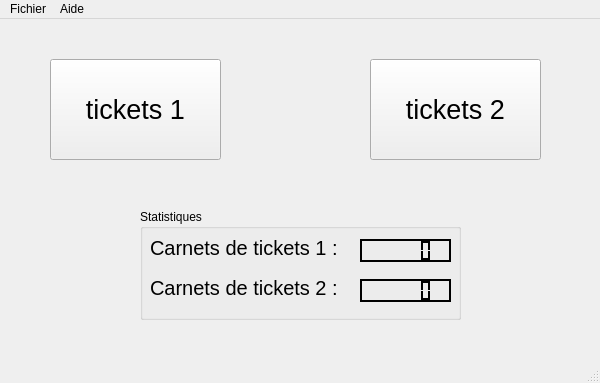
<ui version="4.0" >
 <author>Simon Lopez</author>
 <class>MainWindow</class>
 <widget class="QMainWindow" name="MainWindow" >
  <property name="geometry" >
   <rect>
    <x>0</x>
    <y>0</y>
    <width>600</width>
    <height>383</height>
   </rect>
  </property>
  <property name="minimumSize" >
   <size>
    <width>600</width>
    <height>383</height>
   </size>
  </property>
  <property name="maximumSize" >
   <size>
    <width>600</width>
    <height>383</height>
   </size>
  </property>
  <property name="windowTitle" >
   <string>Vente de tickets</string>
  </property>
  <widget class="QWidget" name="centralwidget" >
   <widget class="QWidget" native="1" name="widget" >
    <property name="geometry" >
     <rect>
      <x>0</x>
      <y>0</y>
      <width>591</width>
      <height>331</height>
     </rect>
    </property>
    <widget class="QPushButton" name="vente1" >
     <property name="geometry" >
      <rect>
       <x>50</x>
       <y>40</y>
       <width>171</width>
       <height>101</height>
      </rect>
     </property>
     <property name="font" >
      <font>
       <pointsize>20</pointsize>
      </font>
     </property>
     <property name="text" >
      <string>tickets 1</string>
     </property>
    </widget>
    <widget class="QPushButton" name="vente2" >
     <property name="geometry" >
      <rect>
       <x>370</x>
       <y>40</y>
       <width>171</width>
       <height>101</height>
      </rect>
     </property>
     <property name="font" >
      <font>
       <pointsize>20</pointsize>
      </font>
     </property>
     <property name="text" >
      <string>tickets 2</string>
     </property>
    </widget>
    <widget class="QGroupBox" name="Stats" >
     <property name="geometry" >
      <rect>
       <x>140</x>
       <y>190</y>
       <width>321</width>
       <height>111</height>
      </rect>
     </property>
     <property name="title" >
      <string>Statistiques</string>
     </property>
     <widget class="QLabel" name="tik1label" >
      <property name="geometry" >
       <rect>
        <x>10</x>
        <y>30</y>
        <width>211</width>
        <height>18</height>
       </rect>
      </property>
      <property name="font" >
       <font>
        <pointsize>15</pointsize>
       </font>
      </property>
      <property name="text" >
       <string>Carnets de tickets 1 :</string>
      </property>
     </widget>
     <widget class="QLCDNumber" name="lcd1tik" >
      <property name="geometry" >
       <rect>
        <x>220</x>
        <y>30</y>
        <width>91</width>
        <height>23</height>
       </rect>
      </property>
      <property name="palette" >
       <palette>
        <active>
         <colorrole role="WindowText" >
          <brush brushstyle="SolidPattern" >
           <color alpha="255" >
            <red>255</red>
            <green>255</green>
            <blue>255</blue>
           </color>
          </brush>
         </colorrole>
         <colorrole role="Button" >
          <brush brushstyle="SolidPattern" >
           <color alpha="255" >
            <red>0</red>
            <green>0</green>
            <blue>0</blue>
           </color>
          </brush>
         </colorrole>
         <colorrole role="Light" >
          <brush brushstyle="SolidPattern" >
           <color alpha="255" >
            <red>0</red>
            <green>0</green>
            <blue>0</blue>
           </color>
          </brush>
         </colorrole>
         <colorrole role="Midlight" >
          <brush brushstyle="SolidPattern" >
           <color alpha="255" >
            <red>0</red>
            <green>0</green>
            <blue>0</blue>
           </color>
          </brush>
         </colorrole>
         <colorrole role="Dark" >
          <brush brushstyle="SolidPattern" >
           <color alpha="255" >
            <red>0</red>
            <green>0</green>
            <blue>0</blue>
           </color>
          </brush>
         </colorrole>
         <colorrole role="Mid" >
          <brush brushstyle="SolidPattern" >
           <color alpha="255" >
            <red>0</red>
            <green>0</green>
            <blue>0</blue>
           </color>
          </brush>
         </colorrole>
         <colorrole role="Text" >
          <brush brushstyle="SolidPattern" >
           <color alpha="255" >
            <red>255</red>
            <green>255</green>
            <blue>255</blue>
           </color>
          </brush>
         </colorrole>
         <colorrole role="BrightText" >
          <brush brushstyle="SolidPattern" >
           <color alpha="255" >
            <red>255</red>
            <green>255</green>
            <blue>255</blue>
           </color>
          </brush>
         </colorrole>
         <colorrole role="ButtonText" >
          <brush brushstyle="SolidPattern" >
           <color alpha="255" >
            <red>255</red>
            <green>255</green>
            <blue>255</blue>
           </color>
          </brush>
         </colorrole>
         <colorrole role="Base" >
          <brush brushstyle="SolidPattern" >
           <color alpha="255" >
            <red>0</red>
            <green>0</green>
            <blue>0</blue>
           </color>
          </brush>
         </colorrole>
         <colorrole role="Window" >
          <brush brushstyle="SolidPattern" >
           <color alpha="255" >
            <red>0</red>
            <green>0</green>
            <blue>0</blue>
           </color>
          </brush>
         </colorrole>
         <colorrole role="Shadow" >
          <brush brushstyle="SolidPattern" >
           <color alpha="255" >
            <red>0</red>
            <green>0</green>
            <blue>0</blue>
           </color>
          </brush>
         </colorrole>
         <colorrole role="AlternateBase" >
          <brush brushstyle="SolidPattern" >
           <color alpha="255" >
            <red>0</red>
            <green>0</green>
            <blue>0</blue>
           </color>
          </brush>
         </colorrole>
         <colorrole role="ToolTipBase" >
          <brush brushstyle="SolidPattern" >
           <color alpha="255" >
            <red>255</red>
            <green>255</green>
            <blue>220</blue>
           </color>
          </brush>
         </colorrole>
         <colorrole role="ToolTipText" >
          <brush brushstyle="SolidPattern" >
           <color alpha="255" >
            <red>0</red>
            <green>0</green>
            <blue>0</blue>
           </color>
          </brush>
         </colorrole>
        </active>
        <inactive>
         <colorrole role="WindowText" >
          <brush brushstyle="SolidPattern" >
           <color alpha="255" >
            <red>255</red>
            <green>255</green>
            <blue>255</blue>
           </color>
          </brush>
         </colorrole>
         <colorrole role="Button" >
          <brush brushstyle="SolidPattern" >
           <color alpha="255" >
            <red>0</red>
            <green>0</green>
            <blue>0</blue>
           </color>
          </brush>
         </colorrole>
         <colorrole role="Light" >
          <brush brushstyle="SolidPattern" >
           <color alpha="255" >
            <red>0</red>
            <green>0</green>
            <blue>0</blue>
           </color>
          </brush>
         </colorrole>
         <colorrole role="Midlight" >
          <brush brushstyle="SolidPattern" >
           <color alpha="255" >
            <red>0</red>
            <green>0</green>
            <blue>0</blue>
           </color>
          </brush>
         </colorrole>
         <colorrole role="Dark" >
          <brush brushstyle="SolidPattern" >
           <color alpha="255" >
            <red>0</red>
            <green>0</green>
            <blue>0</blue>
           </color>
          </brush>
         </colorrole>
         <colorrole role="Mid" >
          <brush brushstyle="SolidPattern" >
           <color alpha="255" >
            <red>0</red>
            <green>0</green>
            <blue>0</blue>
           </color>
          </brush>
         </colorrole>
         <colorrole role="Text" >
          <brush brushstyle="SolidPattern" >
           <color alpha="255" >
            <red>255</red>
            <green>255</green>
            <blue>255</blue>
           </color>
          </brush>
         </colorrole>
         <colorrole role="BrightText" >
          <brush brushstyle="SolidPattern" >
           <color alpha="255" >
            <red>255</red>
            <green>255</green>
            <blue>255</blue>
           </color>
          </brush>
         </colorrole>
         <colorrole role="ButtonText" >
          <brush brushstyle="SolidPattern" >
           <color alpha="255" >
            <red>255</red>
            <green>255</green>
            <blue>255</blue>
           </color>
          </brush>
         </colorrole>
         <colorrole role="Base" >
          <brush brushstyle="SolidPattern" >
           <color alpha="255" >
            <red>0</red>
            <green>0</green>
            <blue>0</blue>
           </color>
          </brush>
         </colorrole>
         <colorrole role="Window" >
          <brush brushstyle="SolidPattern" >
           <color alpha="255" >
            <red>0</red>
            <green>0</green>
            <blue>0</blue>
           </color>
          </brush>
         </colorrole>
         <colorrole role="Shadow" >
          <brush brushstyle="SolidPattern" >
           <color alpha="255" >
            <red>0</red>
            <green>0</green>
            <blue>0</blue>
           </color>
          </brush>
         </colorrole>
         <colorrole role="AlternateBase" >
          <brush brushstyle="SolidPattern" >
           <color alpha="255" >
            <red>0</red>
            <green>0</green>
            <blue>0</blue>
           </color>
          </brush>
         </colorrole>
         <colorrole role="ToolTipBase" >
          <brush brushstyle="SolidPattern" >
           <color alpha="255" >
            <red>255</red>
            <green>255</green>
            <blue>220</blue>
           </color>
          </brush>
         </colorrole>
         <colorrole role="ToolTipText" >
          <brush brushstyle="SolidPattern" >
           <color alpha="255" >
            <red>0</red>
            <green>0</green>
            <blue>0</blue>
           </color>
          </brush>
         </colorrole>
        </inactive>
        <disabled>
         <colorrole role="WindowText" >
          <brush brushstyle="SolidPattern" >
           <color alpha="255" >
            <red>0</red>
            <green>0</green>
            <blue>0</blue>
           </color>
          </brush>
         </colorrole>
         <colorrole role="Button" >
          <brush brushstyle="SolidPattern" >
           <color alpha="255" >
            <red>0</red>
            <green>0</green>
            <blue>0</blue>
           </color>
          </brush>
         </colorrole>
         <colorrole role="Light" >
          <brush brushstyle="SolidPattern" >
           <color alpha="255" >
            <red>0</red>
            <green>0</green>
            <blue>0</blue>
           </color>
          </brush>
         </colorrole>
         <colorrole role="Midlight" >
          <brush brushstyle="SolidPattern" >
           <color alpha="255" >
            <red>0</red>
            <green>0</green>
            <blue>0</blue>
           </color>
          </brush>
         </colorrole>
         <colorrole role="Dark" >
          <brush brushstyle="SolidPattern" >
           <color alpha="255" >
            <red>0</red>
            <green>0</green>
            <blue>0</blue>
           </color>
          </brush>
         </colorrole>
         <colorrole role="Mid" >
          <brush brushstyle="SolidPattern" >
           <color alpha="255" >
            <red>0</red>
            <green>0</green>
            <blue>0</blue>
           </color>
          </brush>
         </colorrole>
         <colorrole role="Text" >
          <brush brushstyle="SolidPattern" >
           <color alpha="255" >
            <red>0</red>
            <green>0</green>
            <blue>0</blue>
           </color>
          </brush>
         </colorrole>
         <colorrole role="BrightText" >
          <brush brushstyle="SolidPattern" >
           <color alpha="255" >
            <red>255</red>
            <green>255</green>
            <blue>255</blue>
           </color>
          </brush>
         </colorrole>
         <colorrole role="ButtonText" >
          <brush brushstyle="SolidPattern" >
           <color alpha="255" >
            <red>0</red>
            <green>0</green>
            <blue>0</blue>
           </color>
          </brush>
         </colorrole>
         <colorrole role="Base" >
          <brush brushstyle="SolidPattern" >
           <color alpha="255" >
            <red>0</red>
            <green>0</green>
            <blue>0</blue>
           </color>
          </brush>
         </colorrole>
         <colorrole role="Window" >
          <brush brushstyle="SolidPattern" >
           <color alpha="255" >
            <red>0</red>
            <green>0</green>
            <blue>0</blue>
           </color>
          </brush>
         </colorrole>
         <colorrole role="Shadow" >
          <brush brushstyle="SolidPattern" >
           <color alpha="255" >
            <red>0</red>
            <green>0</green>
            <blue>0</blue>
           </color>
          </brush>
         </colorrole>
         <colorrole role="AlternateBase" >
          <brush brushstyle="SolidPattern" >
           <color alpha="255" >
            <red>0</red>
            <green>0</green>
            <blue>0</blue>
           </color>
          </brush>
         </colorrole>
         <colorrole role="ToolTipBase" >
          <brush brushstyle="SolidPattern" >
           <color alpha="255" >
            <red>255</red>
            <green>255</green>
            <blue>220</blue>
           </color>
          </brush>
         </colorrole>
         <colorrole role="ToolTipText" >
          <brush brushstyle="SolidPattern" >
           <color alpha="255" >
            <red>0</red>
            <green>0</green>
            <blue>0</blue>
           </color>
          </brush>
         </colorrole>
        </disabled>
       </palette>
      </property>
      <property name="font" >
       <font>
        <family>Monospace</family>
        <pointsize>9</pointsize>
        <weight>75</weight>
        <bold>true</bold>
       </font>
      </property>
      <property name="smallDecimalPoint" >
       <bool>false</bool>
      </property>
     </widget>
     <widget class="QLCDNumber" name="lcd2tik" >
      <property name="geometry" >
       <rect>
        <x>220</x>
        <y>70</y>
        <width>91</width>
        <height>23</height>
       </rect>
      </property>
      <property name="palette" >
       <palette>
        <active>
         <colorrole role="WindowText" >
          <brush brushstyle="SolidPattern" >
           <color alpha="255" >
            <red>255</red>
            <green>255</green>
            <blue>255</blue>
           </color>
          </brush>
         </colorrole>
         <colorrole role="Button" >
          <brush brushstyle="SolidPattern" >
           <color alpha="255" >
            <red>0</red>
            <green>0</green>
            <blue>0</blue>
           </color>
          </brush>
         </colorrole>
         <colorrole role="Light" >
          <brush brushstyle="SolidPattern" >
           <color alpha="255" >
            <red>0</red>
            <green>0</green>
            <blue>0</blue>
           </color>
          </brush>
         </colorrole>
         <colorrole role="Midlight" >
          <brush brushstyle="SolidPattern" >
           <color alpha="255" >
            <red>0</red>
            <green>0</green>
            <blue>0</blue>
           </color>
          </brush>
         </colorrole>
         <colorrole role="Dark" >
          <brush brushstyle="SolidPattern" >
           <color alpha="255" >
            <red>0</red>
            <green>0</green>
            <blue>0</blue>
           </color>
          </brush>
         </colorrole>
         <colorrole role="Mid" >
          <brush brushstyle="SolidPattern" >
           <color alpha="255" >
            <red>0</red>
            <green>0</green>
            <blue>0</blue>
           </color>
          </brush>
         </colorrole>
         <colorrole role="Text" >
          <brush brushstyle="SolidPattern" >
           <color alpha="255" >
            <red>255</red>
            <green>255</green>
            <blue>255</blue>
           </color>
          </brush>
         </colorrole>
         <colorrole role="BrightText" >
          <brush brushstyle="SolidPattern" >
           <color alpha="255" >
            <red>255</red>
            <green>255</green>
            <blue>255</blue>
           </color>
          </brush>
         </colorrole>
         <colorrole role="ButtonText" >
          <brush brushstyle="SolidPattern" >
           <color alpha="255" >
            <red>255</red>
            <green>255</green>
            <blue>255</blue>
           </color>
          </brush>
         </colorrole>
         <colorrole role="Base" >
          <brush brushstyle="SolidPattern" >
           <color alpha="255" >
            <red>0</red>
            <green>0</green>
            <blue>0</blue>
           </color>
          </brush>
         </colorrole>
         <colorrole role="Window" >
          <brush brushstyle="SolidPattern" >
           <color alpha="255" >
            <red>0</red>
            <green>0</green>
            <blue>0</blue>
           </color>
          </brush>
         </colorrole>
         <colorrole role="Shadow" >
          <brush brushstyle="SolidPattern" >
           <color alpha="255" >
            <red>0</red>
            <green>0</green>
            <blue>0</blue>
           </color>
          </brush>
         </colorrole>
         <colorrole role="AlternateBase" >
          <brush brushstyle="SolidPattern" >
           <color alpha="255" >
            <red>0</red>
            <green>0</green>
            <blue>0</blue>
           </color>
          </brush>
         </colorrole>
         <colorrole role="ToolTipBase" >
          <brush brushstyle="SolidPattern" >
           <color alpha="255" >
            <red>255</red>
            <green>255</green>
            <blue>220</blue>
           </color>
          </brush>
         </colorrole>
         <colorrole role="ToolTipText" >
          <brush brushstyle="SolidPattern" >
           <color alpha="255" >
            <red>0</red>
            <green>0</green>
            <blue>0</blue>
           </color>
          </brush>
         </colorrole>
        </active>
        <inactive>
         <colorrole role="WindowText" >
          <brush brushstyle="SolidPattern" >
           <color alpha="255" >
            <red>255</red>
            <green>255</green>
            <blue>255</blue>
           </color>
          </brush>
         </colorrole>
         <colorrole role="Button" >
          <brush brushstyle="SolidPattern" >
           <color alpha="255" >
            <red>0</red>
            <green>0</green>
            <blue>0</blue>
           </color>
          </brush>
         </colorrole>
         <colorrole role="Light" >
          <brush brushstyle="SolidPattern" >
           <color alpha="255" >
            <red>0</red>
            <green>0</green>
            <blue>0</blue>
           </color>
          </brush>
         </colorrole>
         <colorrole role="Midlight" >
          <brush brushstyle="SolidPattern" >
           <color alpha="255" >
            <red>0</red>
            <green>0</green>
            <blue>0</blue>
           </color>
          </brush>
         </colorrole>
         <colorrole role="Dark" >
          <brush brushstyle="SolidPattern" >
           <color alpha="255" >
            <red>0</red>
            <green>0</green>
            <blue>0</blue>
           </color>
          </brush>
         </colorrole>
         <colorrole role="Mid" >
          <brush brushstyle="SolidPattern" >
           <color alpha="255" >
            <red>0</red>
            <green>0</green>
            <blue>0</blue>
           </color>
          </brush>
         </colorrole>
         <colorrole role="Text" >
          <brush brushstyle="SolidPattern" >
           <color alpha="255" >
            <red>255</red>
            <green>255</green>
            <blue>255</blue>
           </color>
          </brush>
         </colorrole>
         <colorrole role="BrightText" >
          <brush brushstyle="SolidPattern" >
           <color alpha="255" >
            <red>255</red>
            <green>255</green>
            <blue>255</blue>
           </color>
          </brush>
         </colorrole>
         <colorrole role="ButtonText" >
          <brush brushstyle="SolidPattern" >
           <color alpha="255" >
            <red>255</red>
            <green>255</green>
            <blue>255</blue>
           </color>
          </brush>
         </colorrole>
         <colorrole role="Base" >
          <brush brushstyle="SolidPattern" >
           <color alpha="255" >
            <red>0</red>
            <green>0</green>
            <blue>0</blue>
           </color>
          </brush>
         </colorrole>
         <colorrole role="Window" >
          <brush brushstyle="SolidPattern" >
           <color alpha="255" >
            <red>0</red>
            <green>0</green>
            <blue>0</blue>
           </color>
          </brush>
         </colorrole>
         <colorrole role="Shadow" >
          <brush brushstyle="SolidPattern" >
           <color alpha="255" >
            <red>0</red>
            <green>0</green>
            <blue>0</blue>
           </color>
          </brush>
         </colorrole>
         <colorrole role="AlternateBase" >
          <brush brushstyle="SolidPattern" >
           <color alpha="255" >
            <red>0</red>
            <green>0</green>
            <blue>0</blue>
           </color>
          </brush>
         </colorrole>
         <colorrole role="ToolTipBase" >
          <brush brushstyle="SolidPattern" >
           <color alpha="255" >
            <red>255</red>
            <green>255</green>
            <blue>220</blue>
           </color>
          </brush>
         </colorrole>
         <colorrole role="ToolTipText" >
          <brush brushstyle="SolidPattern" >
           <color alpha="255" >
            <red>0</red>
            <green>0</green>
            <blue>0</blue>
           </color>
          </brush>
         </colorrole>
        </inactive>
        <disabled>
         <colorrole role="WindowText" >
          <brush brushstyle="SolidPattern" >
           <color alpha="255" >
            <red>0</red>
            <green>0</green>
            <blue>0</blue>
           </color>
          </brush>
         </colorrole>
         <colorrole role="Button" >
          <brush brushstyle="SolidPattern" >
           <color alpha="255" >
            <red>0</red>
            <green>0</green>
            <blue>0</blue>
           </color>
          </brush>
         </colorrole>
         <colorrole role="Light" >
          <brush brushstyle="SolidPattern" >
           <color alpha="255" >
            <red>0</red>
            <green>0</green>
            <blue>0</blue>
           </color>
          </brush>
         </colorrole>
         <colorrole role="Midlight" >
          <brush brushstyle="SolidPattern" >
           <color alpha="255" >
            <red>0</red>
            <green>0</green>
            <blue>0</blue>
           </color>
          </brush>
         </colorrole>
         <colorrole role="Dark" >
          <brush brushstyle="SolidPattern" >
           <color alpha="255" >
            <red>0</red>
            <green>0</green>
            <blue>0</blue>
           </color>
          </brush>
         </colorrole>
         <colorrole role="Mid" >
          <brush brushstyle="SolidPattern" >
           <color alpha="255" >
            <red>0</red>
            <green>0</green>
            <blue>0</blue>
           </color>
          </brush>
         </colorrole>
         <colorrole role="Text" >
          <brush brushstyle="SolidPattern" >
           <color alpha="255" >
            <red>0</red>
            <green>0</green>
            <blue>0</blue>
           </color>
          </brush>
         </colorrole>
         <colorrole role="BrightText" >
          <brush brushstyle="SolidPattern" >
           <color alpha="255" >
            <red>255</red>
            <green>255</green>
            <blue>255</blue>
           </color>
          </brush>
         </colorrole>
         <colorrole role="ButtonText" >
          <brush brushstyle="SolidPattern" >
           <color alpha="255" >
            <red>0</red>
            <green>0</green>
            <blue>0</blue>
           </color>
          </brush>
         </colorrole>
         <colorrole role="Base" >
          <brush brushstyle="SolidPattern" >
           <color alpha="255" >
            <red>0</red>
            <green>0</green>
            <blue>0</blue>
           </color>
          </brush>
         </colorrole>
         <colorrole role="Window" >
          <brush brushstyle="SolidPattern" >
           <color alpha="255" >
            <red>0</red>
            <green>0</green>
            <blue>0</blue>
           </color>
          </brush>
         </colorrole>
         <colorrole role="Shadow" >
          <brush brushstyle="SolidPattern" >
           <color alpha="255" >
            <red>0</red>
            <green>0</green>
            <blue>0</blue>
           </color>
          </brush>
         </colorrole>
         <colorrole role="AlternateBase" >
          <brush brushstyle="SolidPattern" >
           <color alpha="255" >
            <red>0</red>
            <green>0</green>
            <blue>0</blue>
           </color>
          </brush>
         </colorrole>
         <colorrole role="ToolTipBase" >
          <brush brushstyle="SolidPattern" >
           <color alpha="255" >
            <red>255</red>
            <green>255</green>
            <blue>220</blue>
           </color>
          </brush>
         </colorrole>
         <colorrole role="ToolTipText" >
          <brush brushstyle="SolidPattern" >
           <color alpha="255" >
            <red>0</red>
            <green>0</green>
            <blue>0</blue>
           </color>
          </brush>
         </colorrole>
        </disabled>
       </palette>
      </property>
      <property name="font" >
       <font>
        <family>Monospace</family>
        <pointsize>10</pointsize>
        <weight>75</weight>
        <bold>true</bold>
       </font>
      </property>
     </widget>
     <widget class="QLabel" name="tik2label" >
      <property name="geometry" >
       <rect>
        <x>10</x>
        <y>70</y>
        <width>211</width>
        <height>18</height>
       </rect>
      </property>
      <property name="font" >
       <font>
        <pointsize>15</pointsize>
       </font>
      </property>
      <property name="text" >
       <string>Carnets de tickets 2 :</string>
      </property>
     </widget>
    </widget>
   </widget>
  </widget>
  <widget class="QMenuBar" name="menubar" >
   <property name="geometry" >
    <rect>
     <x>0</x>
     <y>0</y>
     <width>600</width>
     <height>30</height>
    </rect>
   </property>
   <widget class="QMenu" name="menuFichier" >
    <property name="title" >
     <string>Fichier</string>
    </property>
    <addaction name="separator" />
    <addaction name="actionEventName" />
    <addaction name="actionTickets" />
    <addaction name="actionImprimante" />
    <addaction name="separator" />
    <addaction name="actionQuitter" />
   </widget>
   <widget class="QMenu" name="menuAide" >
    <property name="title" >
     <string>Aide</string>
    </property>
    <addaction name="actionA_propos" />
   </widget>
   <addaction name="menuFichier" />
   <addaction name="menuAide" />
  </widget>
  <widget class="QStatusBar" name="statusbar" />
  <action name="actionSauvegarder" >
   <property name="text" >
    <string>Sauvegarder</string>
   </property>
   <property name="shortcutContext" >
    <enum>Qt::WindowShortcut</enum>
   </property>
  </action>
  <action name="actionQuitter" >
   <property name="text" >
    <string>Quitter</string>
   </property>
  </action>
  <action name="actionA_propos" >
   <property name="text" >
    <string>A propos</string>
   </property>
  </action>
  <action name="actionTickets" >
   <property name="text" >
    <string>Image des tickets</string>
   </property>
  </action>
  <action name="actionImprimante" >
   <property name="text" >
    <string>Imprimante</string>
   </property>
  </action>
  <action name="actionEventName" >
   <property name="text" >
    <string>Nom de l'évenement</string>
   </property>
  </action>
 </widget>
 <layoutdefault spacing="0" margin="0" />
 <resources/>
 <connections>
  <connection>
   <sender>actionQuitter</sender>
   <signal>activated()</signal>
   <receiver>MainWindow</receiver>
   <slot>close()</slot>
   <hints>
    <hint type="sourcelabel" >
     <x>-1</x>
     <y>-1</y>
    </hint>
    <hint type="destinationlabel" >
     <x>298</x>
     <y>193</y>
    </hint>
   </hints>
  </connection>
 </connections>
</ui>
